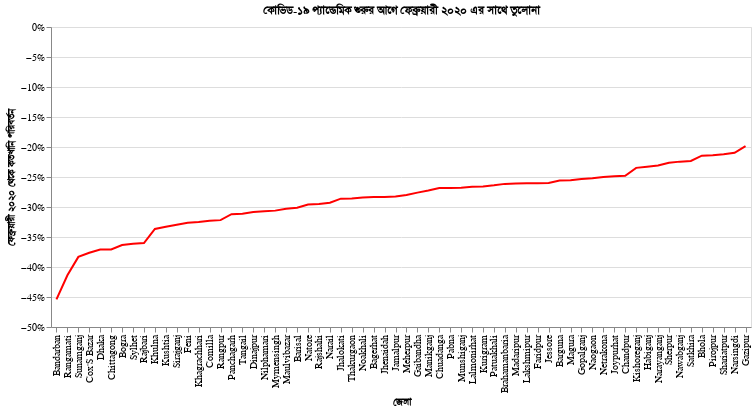

Here is the notebook cell this chart was saved with:
### Code cell
#hide_input
line = alt.Chart(bdf_latest_date).mark_line(color='red').encode(
    x=alt.X('polygon_name', axis=alt.Axis(title='জেলা'), sort='y'),
    y=alt.Y(change_col, axis=alt.Axis(title=bn_change_col_name, format='%')),
    tooltip=['polygon_name', change_col],
).properties(
    title="কোভিড-১৯ প্যান্ডেমিক শুরুর আগে ফেব্রুয়ারী ২০২০ এর সাথে তুলোনা"
)
line.properties(width=700, height=300)

### Figure 1 — Vega-Lite specification as saved in the notebook (floating-point values rounded to 4 significant figures)
{"config": {"view": {"continuousWidth": 400, "continuousHeight": 300}}, "data": {"name": "data-70c0ae1d4cbc68cbefa24af9154678aa"}, "mark": {"type": "line", "color": "red"}, "encoding": {"tooltip": [{"type": "nominal", "field": "polygon_name"}, {"type": "quantitative", "field": "all_day_bing_tiles_visited_relative_change"}], "x": {"type": "nominal", "axis": {"title": "জেলা"}, "field": "polygon_name", "sort": "y"}, "y": {"type": "quantitative", "axis": {"format": "%", "title": "ফেব্রুয়ারী ২০২০ থেকে কতখানি পরিবর্তন"}, "field": "all_day_bing_tiles_visited_relative_change"}}, "height": 300, "title": "কোভিড-১৯ প্যান্ডেমিক শুরুর আগে ফেব্রুয়ারী ২০২০ এর সাথে তুলোনা", "width": 700, "$schema": "https://vega.github.io/schema/vega-lite/v4.8.1.json", "datasets": {"data-70c0ae1d4cbc68cbefa24af9154678aa": [{"ds": "2020-07-10T00:00:00", "country": "BGD", "polygon_source": "GADM", "polygon_id": "BGD.2.11_1", "polygon_name": "Rangamati", "all_day_bing_tiles_visited_relative_change": -0.4138, "all_day_ratio_single_tile_users": 0.3838, "baseline_name": "full_february", "baseline_type": "DAY_OF_WEEK"}, {"ds": "2020-07-10T00:00:00", "country": "BGD", "polygon_source": "GADM", "polygon_id": "BGD.3.1_1", "polygon_name": "Dhaka", "all_day_bing_tiles_visited_relative_change": -0.3707, "all_day_ratio_single_tile_users": 0.3738, "baseline_name": "full_february", "baseline_type": "DAY_OF_WEEK"}, {"ds": "2020-07-10T00:00:00", "country": "BGD", "polygon_source": "GADM", "polygon_id": "BGD.5.1_1", "polygon_name": "Bogra", "all_day_bing_tiles_visited_relative_change": -0.3634, "all_day_ratio_single_tile_users": 0.3494, "baseline_name": "full_february", "baseline_type": "DAY_OF_WEEK"}, {"ds": "2020-07-10T00:00:00", "country": "BGD", "polygon_source": "GADM", "polygon_id": "BGD.5.7_1", "polygon_name": "Rajshahi", "all_day_bing_tiles_visited_relative_change": -0.2948, "all_day_ratio_single_tile_users": 0.3421, "baseline_name": "full_february", "baseline_type": "DAY_OF_WEEK"}, {"ds": "2020-07-10T00:00:00", "country": "BGD", "polygon_source": "GADM", "polygon_id": "BGD.4.5_1", "polygon_name": "Khulna", "all_day_bing_tiles_visited_relative_change": -0.3367, "all_day_ratio_single_tile_users": 0.339, "baseline_name": "full_february", "baseline_type": "DAY_OF_WEEK"}, {"ds": "2020-07-10T00:00:00", "country": "BGD", "polygon_source": "GADM", "polygon_id": "BGD.2.1_1", "polygon_name": "Bandarban", "all_day_bing_tiles_visited_relative_change": -0.4541, "all_day_ratio_single_tile_users": 0.3383, "baseline_name": "full_february", "baseline_type": "DAY_OF_WEEK"}, {"ds": "2020-07-10T00:00:00", "country": "BGD", "polygon_source": "GADM", "polygon_id": "BGD.6.1_1", "polygon_name": "Dinajpur", "all_day_bing_tiles_visited_relative_change": -0.3085, "all_day_ratio_single_tile_users": 0.3266, "baseline_name": "full_february", "baseline_type": "DAY_OF_WEEK"}, {"ds": "2020-07-10T00:00:00", "country": "BGD", "polygon_source": "GADM", "polygon_id": "BGD.2.8_1", "polygon_name": "Khagrachhari", "all_day_bing_tiles_visited_relative_change": -0.3251, "all_day_ratio_single_tile_users": 0.3245, "baseline_name": "full_february", "baseline_type": "DAY_OF_WEEK"}, {"ds": "2020-07-10T00:00:00", "country": "BGD", "polygon_source": "GADM", "polygon_id": "BGD.4.6_1", "polygon_name": "Kushtia", "all_day_bing_tiles_visited_relative_change": -0.3328, "all_day_ratio_single_tile_users": 0.3218, "baseline_name": "full_february", "baseline_type": "DAY_OF_WEEK"}, {"ds": "2020-07-10T00:00:00", "country": "BGD", "polygon_source": "GADM", "polygon_id": "BGD.6.4_1", "polygon_name": "Lalmonirhat", "all_day_bing_tiles_visited_relative_change": -0.2663, "all_day_ratio_single_tile_users": 0.3189, "baseline_name": "full_february", "baseline_type": "DAY_OF_WEEK"}, {"ds": "2020-07-10T00:00:00", "country": "BGD", "polygon_source": "GADM", "polygon_id": "BGD.6.7_1", "polygon_name": "Rangpur", "all_day_bing_tiles_visited_relative_change": -0.3219, "all_day_ratio_single_tile_users": 0.3182, "baseline_name": "full_february", "baseline_type": "DAY_OF_WEEK"}, {"ds": "2020-07-10T00:00:00", "country": "BGD", "polygon_source": "GADM", "polygon_id": "BGD.7.4_1", "polygon_name": "Sylhet", "all_day_bing_tiles_visited_relative_change": -0.3612, "all_day_ratio_single_tile_users": 0.3151, "baseline_name": "full_february", "baseline_type": "DAY_OF_WEEK"}, {"ds": "2020-07-10T00:00:00", "country": "BGD", "polygon_source": "GADM", "polygon_id": "BGD.2.4_1", "polygon_name": "Chittagong", "all_day_bing_tiles_visited_relative_change": -0.3707, "all_day_ratio_single_tile_users": 0.311, "baseline_name": "full_february", "baseline_type": "DAY_OF_WEEK"}, {"ds": "2020-07-10T00:00:00", "country": "BGD", "polygon_source": "GADM", "polygon_id": "BGD.5.3_1", "polygon_name": "Naogaon", "all_day_bing_tiles_visited_relative_change": -0.2521, "all_day_ratio_single_tile_users": 0.3089, "baseline_name": "full_february", "baseline_type": "DAY_OF_WEEK"}, {"ds": "2020-07-10T00:00:00", "country": "BGD", "polygon_source": "GADM", "polygon_id": "BGD.6.8_1", "polygon_name": "Thakurgaon", "all_day_bing_tiles_visited_relative_change": -0.286, "all_day_ratio_single_tile_users": 0.3088, "baseline_name": "full_february", "baseline_type": "DAY_OF_WEEK"}, {"ds": "2020-07-10T00:00:00", "country": "BGD", "polygon_source": "GADM", "polygon_id": "BGD.7.2_1", "polygon_name": "Maulvibazar", "all_day_bing_tiles_visited_relative_change": -0.303, "all_day_ratio_single_tile_users": 0.3028, "baseline_name": "full_february", "baseline_type": "DAY_OF_WEEK"}, {"ds": "2020-07-10T00:00:00", "country": "BGD", "polygon_source": "GADM", "polygon_id": "BGD.5.2_1", "polygon_name": "Joypurhat", "all_day_bing_tiles_visited_relative_change": -0.2489, "all_day_ratio_single_tile_users": 0.3027, "baseline_name": "full_february", "baseline_type": "DAY_OF_WEEK"}, {"ds": "2020-07-10T00:00:00", "country": "BGD", "polygon_source": "GADM", "polygon_id": "BGD.3.17_1", "polygon_name": "Tangail", "all_day_bing_tiles_visited_relative_change": -0.3111, "all_day_ratio_single_tile_users": 0.3025, "baseline_name": "full_february", "baseline_type": "DAY_OF_WEEK"}, {"ds": "2020-07-10T00:00:00", "country": "BGD", "polygon_source": "GADM", "polygon_id": "BGD.7.3_1", "polygon_name": "Sunamganj", "all_day_bing_tiles_visited_relative_change": -0.3832, "all_day_ratio_single_tile_users": 0.3006, "baseline_name": "full_february", "baseline_type": "DAY_OF_WEEK"}, {"ds": "2020-07-10T00:00:00", "country": "BGD", "polygon_source": "GADM", "polygon_id": "BGD.6.2_1", "polygon_name": "Gaibandha", "all_day_bing_tiles_visited_relative_change": -0.276, "all_day_ratio_single_tile_users": 0.3001, "baseline_name": "full_february", "baseline_type": "DAY_OF_WEEK"}, {"ds": "2020-07-10T00:00:00", "country": "BGD", "polygon_source": "GADM", "polygon_id": "BGD.1.4_1", "polygon_name": "Jhalokati", "all_day_bing_tiles_visited_relative_change": -0.2861, "all_day_ratio_single_tile_users": 0.2974, "baseline_name": "full_february", "baseline_type": "DAY_OF_WEEK"}, {"ds": "2020-07-10T00:00:00", "country": "BGD", "polygon_source": "GADM", "polygon_id": "BGD.5.4_1", "polygon_name": "Natore", "all_day_bing_tiles_visited_relative_change": -0.296, "all_day_ratio_single_tile_users": 0.2962, "baseline_name": "full_february", "baseline_type": "DAY_OF_WEEK"}, {"ds": "2020-07-10T00:00:00", "country": "BGD", "polygon_source": "GADM", "polygon_id": "BGD.5.8_1", "polygon_name": "Sirajganj", "all_day_bing_tiles_visited_relative_change": -0.3294, "all_day_ratio_single_tile_users": 0.2952, "baseline_name": "full_february", "baseline_type": "DAY_OF_WEEK"}, {"ds": "2020-07-10T00:00:00", "country": "BGD", "polygon_source": "GADM", "polygon_id": "BGD.4.9_1", "polygon_name": "Narail", "all_day_bing_tiles_visited_relative_change": -0.2929, "all_day_ratio_single_tile_users": 0.295, "baseline_name": "full_february", "baseline_type": "DAY_OF_WEEK"}, {"ds": "2020-07-10T00:00:00", "country": "BGD", "polygon_source": "GADM", "polygon_id": "BGD.6.3_1", "polygon_name": "Kurigram", "all_day_bing_tiles_visited_relative_change": -0.2658, "all_day_ratio_single_tile_users": 0.295, "baseline_name": "full_february", "baseline_type": "DAY_OF_WEEK"}, {"ds": "2020-07-10T00:00:00", "country": "BGD", "polygon_source": "GADM", "polygon_id": "BGD.4.4_1", "polygon_name": "Jhenaidah", "all_day_bing_tiles_visited_relative_change": -0.2832, "all_day_ratio_single_tile_users": 0.2944, "baseline_name": "full_february", "baseline_type": "DAY_OF_WEEK"}, {"ds": "2020-07-10T00:00:00", "country": "BGD", "polygon_source": "GADM", "polygon_id": "BGD.1.2_1", "polygon_name": "Barisal", "all_day_bing_tiles_visited_relative_change": -0.3011, "all_day_ratio_single_tile_users": 0.2941, "baseline_name": "full_february", "baseline_type": "DAY_OF_WEEK"}, {"ds": "2020-07-10T00:00:00", "country": "BGD", "polygon_source": "GADM", "polygon_id": "BGD.6.6_1", "polygon_name": "Panchagarh", "all_day_bing_tiles_visited_relative_change": -0.3121, "all_day_ratio_single_tile_users": 0.2933, "baseline_name": "full_february", "baseline_type": "DAY_OF_WEEK"}, {"ds": "2020-07-10T00:00:00", "country": "BGD", "polygon_source": "GADM", "polygon_id": "BGD.5.6_1", "polygon_name": "Pabna", "all_day_bing_tiles_visited_relative_change": -0.2682, "all_day_ratio_single_tile_users": 0.2933, "baseline_name": "full_february", "baseline_type": "DAY_OF_WEEK"}, {"ds": "2020-07-10T00:00:00", "country": "BGD", "polygon_source": "GADM", "polygon_id": "BGD.3.10_1", "polygon_name": "Mymensingh", "all_day_bing_tiles_visited_relative_change": -0.306, "all_day_ratio_single_tile_users": 0.2931, "baseline_name": "full_february", "baseline_type": "DAY_OF_WEEK"}, {"ds": "2020-07-10T00:00:00", "country": "BGD", "polygon_source": "GADM", "polygon_id": "BGD.3.14_1", "polygon_name": "Rajbari", "all_day_bing_tiles_visited_relative_change": -0.36, "all_day_ratio_single_tile_users": 0.2908, "baseline_name": "full_february", "baseline_type": "DAY_OF_WEEK"}, {"ds": "2020-07-10T00:00:00", "country": "BGD", "polygon_source": "GADM", "polygon_id": "BGD.3.8_1", "polygon_name": "Manikganj", "all_day_bing_tiles_visited_relative_change": -0.2726, "all_day_ratio_single_tile_users": 0.2883, "baseline_name": "full_february", "baseline_type": "DAY_OF_WEEK"}, {"ds": "2020-07-10T00:00:00", "country": "BGD", "polygon_source": "GADM", "polygon_id": "BGD.3.13_1", "polygon_name": "Netrakona", "all_day_bing_tiles_visited_relative_change": -0.25, "all_day_ratio_single_tile_users": 0.2879, "baseline_name": "full_february", "baseline_type": "DAY_OF_WEEK"}, {"ds": "2020-07-10T00:00:00", "country": "BGD", "polygon_source": "GADM", "polygon_id": "BGD.4.2_1", "polygon_name": "Chuadanga", "all_day_bing_tiles_visited_relative_change": -0.2683, "all_day_ratio_single_tile_users": 0.283, "baseline_name": "full_february", "baseline_type": "DAY_OF_WEEK"}, {"ds": "2020-07-10T00:00:00", "country": "BGD", "polygon_source": "GADM", "polygon_id": "BGD.4.1_1", "polygon_name": "Bagerhat", "all_day_bing_tiles_visited_relative_change": -0.2833, "all_day_ratio_single_tile_users": 0.2827, "baseline_name": "full_february", "baseline_type": "DAY_OF_WEEK"}, {"ds": "2020-07-10T00:00:00", "country": "BGD", "polygon_source": "GADM", "polygon_id": "BGD.2.7_1", "polygon_name": "Feni", "all_day_bing_tiles_visited_relative_change": -0.3263, "all_day_ratio_single_tile_users": 0.2809, "baseline_name": "full_february", "baseline_type": "DAY_OF_WEEK"}, {"ds": "2020-07-10T00:00:00", "country": "BGD", "polygon_source": "GADM", "polygon_id": "BGD.3.9_1", "polygon_name": "Munshiganj", "all_day_bing_tiles_visited_relative_change": -0.2677, "all_day_ratio_single_tile_users": 0.2784, "baseline_name": "full_february", "baseline_type": "DAY_OF_WEEK"}, {"ds": "2020-07-10T00:00:00", "country": "BGD", "polygon_source": "GADM", "polygon_id": "BGD.1.5_1", "polygon_name": "Patuakhali", "all_day_bing_tiles_visited_relative_change": -0.2639, "all_day_ratio_single_tile_users": 0.2781, "baseline_name": "full_february", "baseline_type": "DAY_OF_WEEK"}, {"ds": "2020-07-10T00:00:00", "country": "BGD", "polygon_source": "GADM", "polygon_id": "BGD.6.5_1", "polygon_name": "Nilphamari", "all_day_bing_tiles_visited_relative_change": -0.3071, "all_day_ratio_single_tile_users": 0.2765, "baseline_name": "full_february", "baseline_type": "DAY_OF_WEEK"}, {"ds": "2020-07-10T00:00:00", "country": "BGD", "polygon_source": "GADM", "polygon_id": "BGD.1.6_1", "polygon_name": "Pirojpur", "all_day_bing_tiles_visited_relative_change": -0.2137, "all_day_ratio_single_tile_users": 0.2757, "baseline_name": "full_february", "baseline_type": "DAY_OF_WEEK"}, {"ds": "2020-07-10T00:00:00", "country": "BGD", "polygon_source": "GADM", "polygon_id": "BGD.3.11_1", "polygon_name": "Narayanganj", "all_day_bing_tiles_visited_relative_change": -0.2309, "all_day_ratio_single_tile_users": 0.2743, "baseline_name": "full_february", "baseline_type": "DAY_OF_WEEK"}, {"ds": "2020-07-10T00:00:00", "country": "BGD", "polygon_source": "GADM", "polygon_id": "BGD.4.3_1", "polygon_name": "Jessore", "all_day_bing_tiles_visited_relative_change": -0.2599, "all_day_ratio_single_tile_users": 0.2732, "baseline_name": "full_february", "baseline_type": "DAY_OF_WEEK"}, {"ds": "2020-07-10T00:00:00", "country": "BGD", "polygon_source": "GADM", "polygon_id": "BGD.3.5_1", "polygon_name": "Jamalpur", "all_day_bing_tiles_visited_relative_change": -0.2826, "all_day_ratio_single_tile_users": 0.2732, "baseline_name": "full_february", "baseline_type": "DAY_OF_WEEK"}, {"ds": "2020-07-10T00:00:00", "country": "BGD", "polygon_source": "GADM", "polygon_id": "BGD.4.7_1", "polygon_name": "Magura", "all_day_bing_tiles_visited_relative_change": -0.2554, "all_day_ratio_single_tile_users": 0.2718, "baseline_name": "full_february", "baseline_type": "DAY_OF_WEEK"}, {"ds": "2020-07-10T00:00:00", "country": "BGD", "polygon_source": "GADM", "polygon_id": "BGD.4.8_1", "polygon_name": "Meherpur", "all_day_bing_tiles_visited_relative_change": -0.2801, "all_day_ratio_single_tile_users": 0.2714, "baseline_name": "full_february", "baseline_type": "DAY_OF_WEEK"}, {"ds": "2020-07-10T00:00:00", "country": "BGD", "polygon_source": "GADM", "polygon_id": "BGD.3.2_1", "polygon_name": "Faridpur", "all_day_bing_tiles_visited_relative_change": -0.2604, "all_day_ratio_single_tile_users": 0.2697, "baseline_name": "full_february", "baseline_type": "DAY_OF_WEEK"}, {"ds": "2020-07-10T00:00:00", "country": "BGD", "polygon_source": "GADM", "polygon_id": "BGD.2.6_1", "polygon_name": "Cox'S Bazar", "all_day_bing_tiles_visited_relative_change": -0.3764, "all_day_ratio_single_tile_users": 0.2669, "baseline_name": "full_february", "baseline_type": "DAY_OF_WEEK"}, {"ds": "2020-07-10T00:00:00", "country": "BGD", "polygon_source": "GADM", "polygon_id": "BGD.2.10_1", "polygon_name": "Noakhali", "all_day_bing_tiles_visited_relative_change": -0.2842, "all_day_ratio_single_tile_users": 0.2653, "baseline_name": "full_february", "baseline_type": "DAY_OF_WEEK"}, {"ds": "2020-07-10T00:00:00", "country": "BGD", "polygon_source": "GADM", "polygon_id": "BGD.3.4_1", "polygon_name": "Gopalganj", "all_day_bing_tiles_visited_relative_change": -0.2535, "all_day_ratio_single_tile_users": 0.2641, "baseline_name": "full_february", "baseline_type": "DAY_OF_WEEK"}, {"ds": "2020-07-10T00:00:00", "country": "BGD", "polygon_source": "GADM", "polygon_id": "BGD.2.5_1", "polygon_name": "Comilla", "all_day_bing_tiles_visited_relative_change": -0.3231, "all_day_ratio_single_tile_users": 0.2612, "baseline_name": "full_february", "baseline_type": "DAY_OF_WEEK"}, {"ds": "2020-07-10T00:00:00", "country": "BGD", "polygon_source": "GADM", "polygon_id": "BGD.3.16_1", "polygon_name": "Sherpur", "all_day_bing_tiles_visited_relative_change": -0.2264, "all_day_ratio_single_tile_users": 0.26, "baseline_name": "full_february", "baseline_type": "DAY_OF_WEEK"}, {"ds": "2020-07-10T00:00:00", "country": "BGD", "polygon_source": "GADM", "polygon_id": "BGD.2.2_1", "polygon_name": "Brahamanbaria", "all_day_bing_tiles_visited_relative_change": -0.2615, "all_day_ratio_single_tile_users": 0.2594, "baseline_name": "full_february", "baseline_type": "DAY_OF_WEEK"}, {"ds": "2020-07-10T00:00:00", "country": "BGD", "polygon_source": "GADM", "polygon_id": "BGD.2.3_1", "polygon_name": "Chandpur", "all_day_bing_tiles_visited_relative_change": -0.2479, "all_day_ratio_single_tile_users": 0.2592, "baseline_name": "full_february", "baseline_type": "DAY_OF_WEEK"}, {"ds": "2020-07-10T00:00:00", "country": "BGD", "polygon_source": "GADM", "polygon_id": "BGD.3.3_1", "polygon_name": "Gazipur", "all_day_bing_tiles_visited_relative_change": -0.1985, "all_day_ratio_single_tile_users": 0.2572, "baseline_name": "full_february", "baseline_type": "DAY_OF_WEEK"}, {"ds": "2020-07-10T00:00:00", "country": "BGD", "polygon_source": "GADM", "polygon_id": "BGD.3.15_1", "polygon_name": "Shariatpur", "all_day_bing_tiles_visited_relative_change": -0.2123, "all_day_ratio_single_tile_users": 0.2567, "baseline_name": "full_february", "baseline_type": "DAY_OF_WEEK"}, {"ds": "2020-07-10T00:00:00", "country": "BGD", "polygon_source": "GADM", "polygon_id": "BGD.1.1_1", "polygon_name": "Barguna", "all_day_bing_tiles_visited_relative_change": -0.2557, "all_day_ratio_single_tile_users": 0.2561, "baseline_name": "full_february", "baseline_type": "DAY_OF_WEEK"}, {"ds": "2020-07-10T00:00:00", "country": "BGD", "polygon_source": "GADM", "polygon_id": "BGD.4.10_1", "polygon_name": "Satkhira", "all_day_bing_tiles_visited_relative_change": -0.2233, "all_day_ratio_single_tile_users": 0.2534, "baseline_name": "full_february", "baseline_type": "DAY_OF_WEEK"}, {"ds": "2020-07-10T00:00:00", "country": "BGD", "polygon_source": "GADM", "polygon_id": "BGD.3.6_1", "polygon_name": "Kishoreganj", "all_day_bing_tiles_visited_relative_change": -0.2347, "all_day_ratio_single_tile_users": 0.2526, "baseline_name": "full_february", "baseline_type": "DAY_OF_WEEK"}, {"ds": "2020-07-10T00:00:00", "country": "BGD", "polygon_source": "GADM", "polygon_id": "BGD.1.3_1", "polygon_name": "Bhola", "all_day_bing_tiles_visited_relative_change": -0.2144, "all_day_ratio_single_tile_users": 0.2517, "baseline_name": "full_february", "baseline_type": "DAY_OF_WEEK"}, {"ds": "2020-07-10T00:00:00", "country": "BGD", "polygon_source": "GADM", "polygon_id": "BGD.3.12_1", "polygon_name": "Narsingdi", "all_day_bing_tiles_visited_relative_change": -0.2097, "all_day_ratio_single_tile_users": 0.2481, "baseline_name": "full_february", "baseline_type": "DAY_OF_WEEK"}, {"ds": "2020-07-10T00:00:00", "country": "BGD", "polygon_source": "GADM", "polygon_id": "BGD.3.7_1", "polygon_name": "Madaripur", "all_day_bing_tiles_visited_relative_change": -0.2608, "all_day_ratio_single_tile_users": 0.2474, "baseline_name": "full_february", "baseline_type": "DAY_OF_WEEK"}, {"ds": "2020-07-10T00:00:00", "country": "BGD", "polygon_source": "GADM", "polygon_id": "BGD.2.9_1", "polygon_name": "Lakshmipur", "all_day_bing_tiles_visited_relative_change": -0.2606, "all_day_ratio_single_tile_users": 0.2459, "baseline_name": "full_february", "baseline_type": "DAY_OF_WEEK"}, {"ds": "2020-07-10T00:00:00", "country": "BGD", "polygon_source": "GADM", "polygon_id": "BGD.7.1_1", "polygon_name": "Habiganj", "all_day_bing_tiles_visited_relative_change": -0.2329, "all_day_ratio_single_tile_users": 0.2439, "baseline_name": "full_february", "baseline_type": "DAY_OF_WEEK"}, {"ds": "2020-07-10T00:00:00", "country": "BGD", "polygon_source": "GADM", "polygon_id": "BGD.5.5_1", "polygon_name": "Nawabganj", "all_day_bing_tiles_visited_relative_change": -0.2244, "all_day_ratio_single_tile_users": 0.2427, "baseline_name": "full_february", "baseline_type": "DAY_OF_WEEK"}]}}
